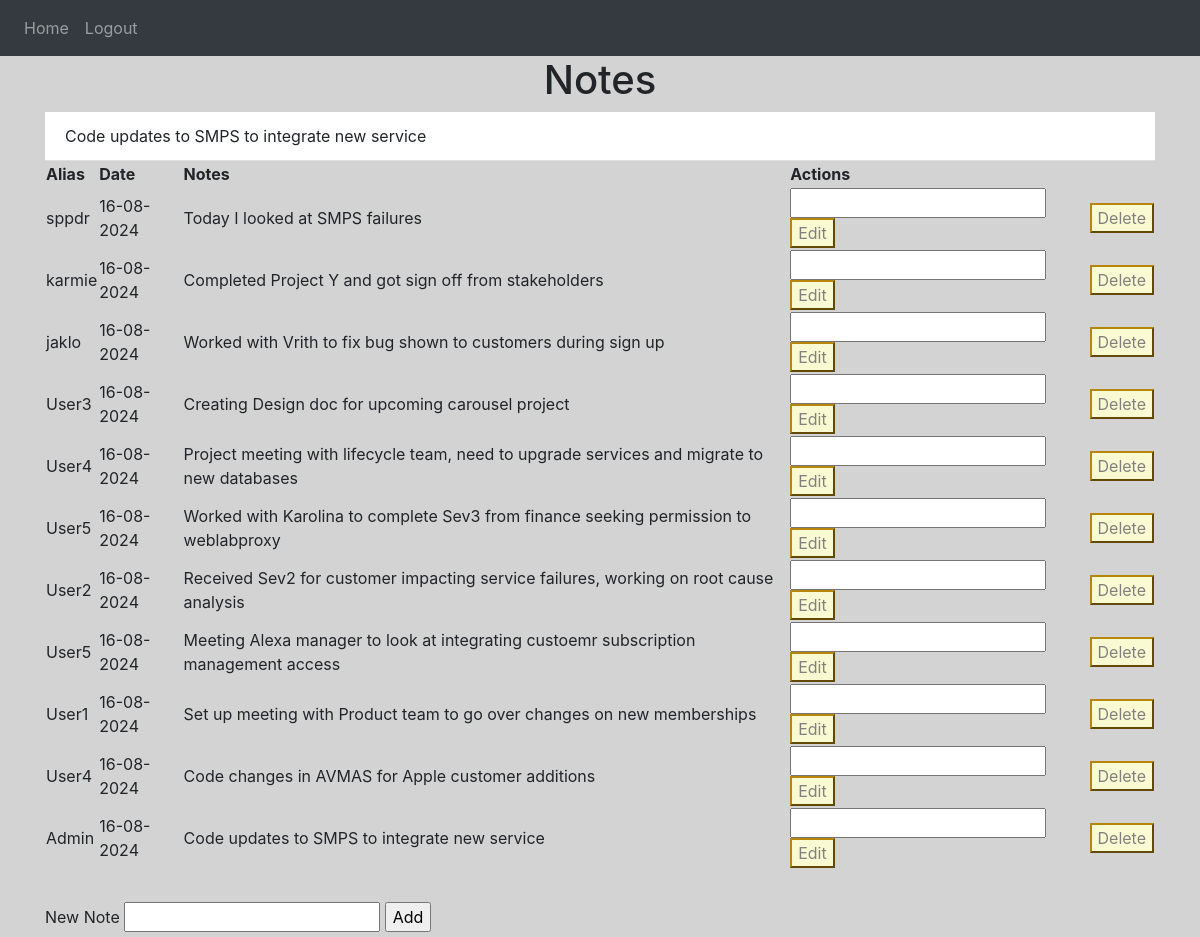
Page / (signed in) on the earlier database version.
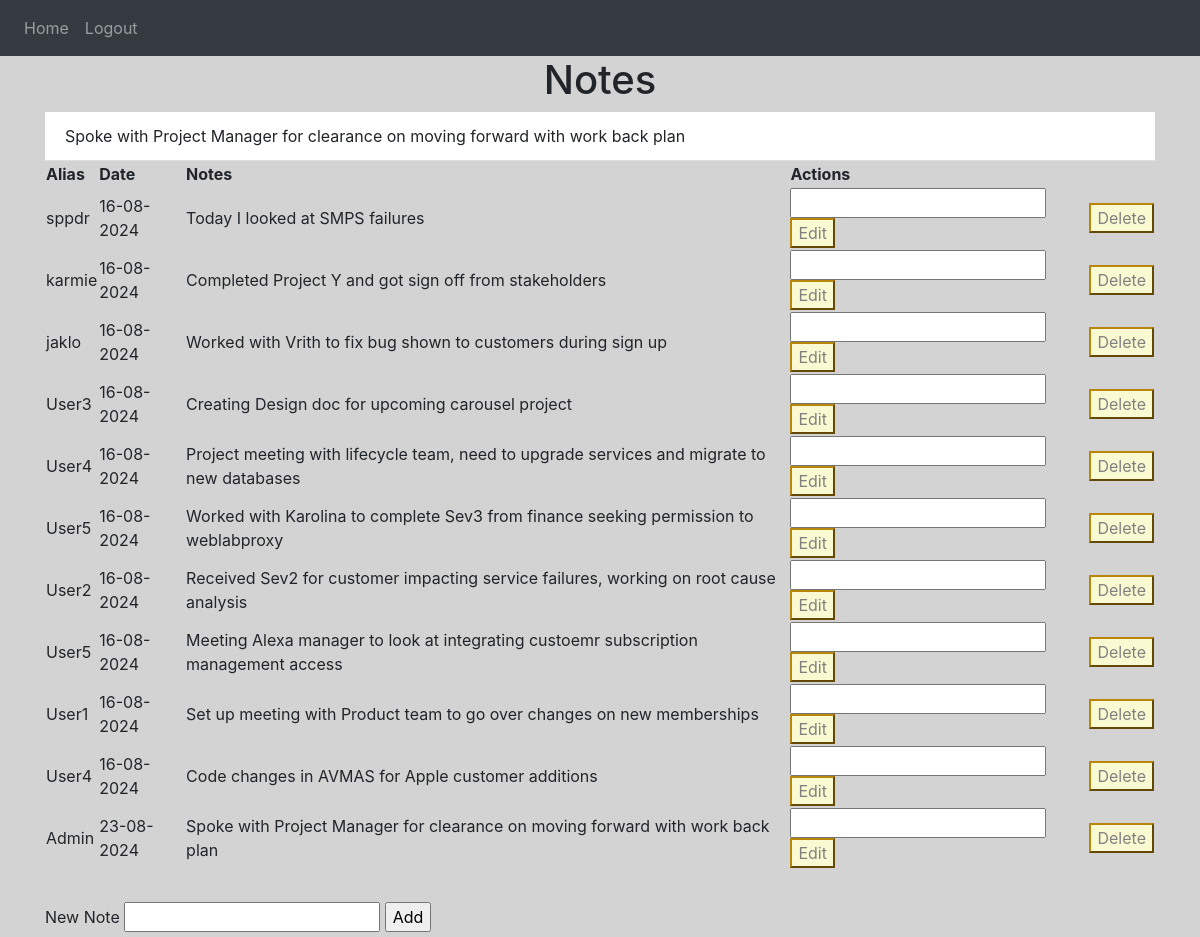
Same page on the later database version.
### NoteKeeper/models.py (models this page shows)
class Note(db.Model):
    id = db.Column(db.Integer, primary_key=True)
    info = db.Column(db.String(10000))
    date = db.Column(db.Date, default=func.current_date())
    user_id = db.Column(db.Integer, db.ForeignKey('user.id'))
    role_id = db.Column(db.Integer, db.ForeignKey('role.id'))
    user = db.relationship('User', back_populates='notes') #user associated with a specific note
    role = db.relationship('Role', back_populates='notes') #role associated with a specific note

class User(db.Model, UserMixin):
    id = db.Column(db.Integer, primary_key=True)
    email = db.Column(db.String(150), unique=True)
    password = db.Column(db.String(150))
    alias = db.Column(db.String(150))
    role_id = db.Column(db.Integer, db.ForeignKey('role.id'))
    role = db.relationship('Role', back_populates='users')
    notes = db.relationship('Note', back_populates='user', cascade="all, delete-orphan") #if user is deleted all related notes are deleted, and vice versa
    def has_role(self, role_name):
        return self.role and self.role.roleName == role_name

### NoteKeeper/views.py (the view, shortened to what this page needs)
@views.route('/', methods=['GET', 'POST'])
@login_required
def home():
    events_list = db.session.query(Note).join(User).order_by(Note.date).all()
    return render_template('home.html', user=current_user, eventsList=events_list)

### NoteKeeper/__init__.py (called while the page is built)
def create_app(config_class=Config):
    app = Flask(__name__)
    app.config.from_object(config_class)
    db.init_app(app) #initializes app for use with database
    from .views import views
    from .auth import auth
    app.register_blueprint(views, url_prefix='/')
    app.register_blueprint(auth, url_prefix='/')
    from .models import User, Note
    with app.app_context():
        create_database(app)
        create_roles()
        create_admin_user()
        create_notes()
    login_manager=LoginManager()
    login_manager.login_view='auth.login'
    login_manager.init_app(app)
    @login_manager.user_loader
    def load_user(id):
        return User.query.get(int(id)) #retrieves user id from database using SQLAlchemy
    return app

### NoteKeeper/templates/home.html (shortened to what this page needs)
{% extends "base.html" %}
{% block content%}
<h1 align="center">Notes</h1>
<ul class="list-group list-group-flush" id="notes">
  {% for note in user.notes %}
  <li class="list-group-item">
    {{ note.info }}
  </li>
  {% endfor %}
  <body>
    <table>
        <tr>
            <th>Alias</th>
            <th>Date</th>
            <th>Notes</th>
            <th>Actions</th>
        </tr>
    {%-for row in eventsList-%}
        <tr>
            <td>{{row.user.alias}}</td>
            <td>{{row.date.strftime('%d-%m-%Y')}}</td>
            <td>{{row.info}}</td>
            <td>
              <form method="POST" action="{{url_for('views.edit_note', note_id=row.id) }}" style="display:inline;">
                <input type="text" name="updated_info" value="" required/>
                <button type="submit">Edit</button>
              </form>
            </td>
            <td>
              {% if current_user.has_role('Admin') %}
              <form method="POST" action="{{ url_for('views.delete_note', note_id=row.id) }}" style="display:inline;" onsubmit="return confirmDelete();">
                <button type="submit">Delete</button>
              </form>
              {%endif%}
            </td>
        </tr>
    {%-endfor-%}
    </table>
    <form method="post">
        <label for="eventBox">New Note</label>
        <input name="eventBox" id="eventBox" required/>
        <input type="submit" value = "Add">
    </form>
</body>
{%endblock%}

### NoteKeeper/templates/base.html (shortened to what this page needs)
<!DOCTYPE html>
<html lang="en">
<head>
    <link
      rel="stylesheet"
      href="https://stackpath.bootstrapcdn.com/bootstrap/4.4.1/css/bootstrap.min.css"
    />
    <link
      rel="stylesheet"
      href="https://stackpath.bootstrapcdn.com/font-awesome/4.7.0/css/font-awesome.min.css"
    />
    <link rel="stylesheet" href='/static/style.css' />
    </head>
<body>
    <nav class="navbar navbar-expand-lg navbar-dark bg-dark">
        <div class="collapse navbar-collapse" id="navbar">
          <div class="navbar-nav">
            {% if current_user.is_authenticated %}
            <a class="nav-item nav-link" id="home" href="/">Home</a>
            <a class="nav-item nav-link" id="logout" href="/logout">Logout</a>
            {% else %}
            <a class="nav-item nav-link" id="signup" href="/signup">Sign Up</a>
            <a class="nav-item nav-link" id="login" href="/login">Login</a>
            {% endif %}
          </div>
        </div>
    </nav>
    <div class="container">
      {%block content%}
      {%endblock%}
    </div>
</body>
</html>

### NoteKeeper/static/style.css (style rules this page uses)
body { background: lightgray; }
button { background-color: lightgoldenrodyellow; color: gray; border-color: darkgoldenrod; }

Differences in the rows shown:
removed Note: info "Code updates to SMPS to integrate new service", user.alias "Admin", date "16-08-2024"
added Note: info "Spoke with Project Manager for clearance on moving forward with work back plan", user.alias "Admin", date "23-08-2024"
